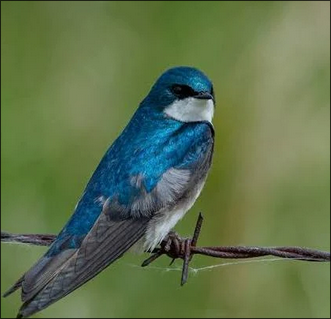
#> input picture images/bird.png, 331 x 319 px
$ python main.py images/bird.png
#> lines starting #> are read from the running program, lines starting #| are printed output that depends on the picture
import numpy as np
import cv2 as cv
import sys

img = cv.imread(sys.argv[1])
#> img is the input picture: shape (319, 331, 3); mean B, G, R 76.8, 113.8, 95.3
gray= cv.cvtColor(img,cv.COLOR_BGR2GRAY)
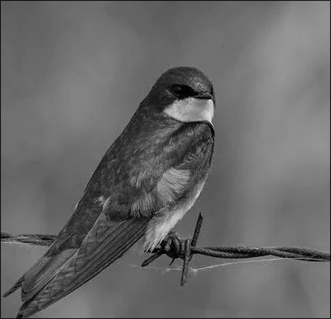
#> gray: shape (319, 331); min 0, max 224, mean 104

sift = cv.SIFT_create()
kp = sift.detect(gray,None)
#> kp = 316 keypoints; strongest (x, y, size): (179, 110, 14.6), (210, 101, 2.8), (208, 114, 8.8), (160, 230, 13.5)

img=cv.drawKeypoints(gray,kp,img, flags=cv.DRAW_MATCHES_FLAGS_DRAW_RICH_KEYPOINTS)
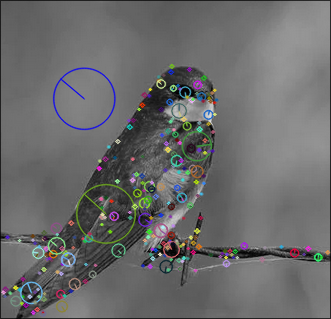
#> img: shape (319, 331, 3); mean B, G, R 106.5, 106.2, 106

cv.imwrite('sifting/sift_keypoints.jpg',img)
